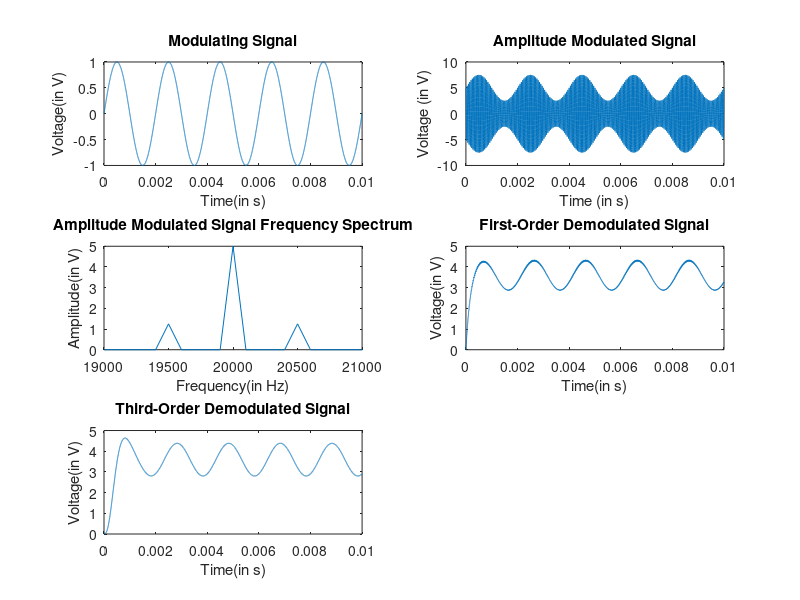

This chart was generated by the following MATLAB code: (Note: this script raises an error after producing the figure.)
%% Prelab:
close all
clear all

% Prelab Problem 2:
Fs = 1e6;
t = 0:1/Fs:0.01 - 1/Fs; % 5 seconds
f = 20E3; % 20 Khz

A_c = 5;

f_m = 5E2;
x = sin(2*pi*f_m*t);

f_c = 20E3;
y = A_c*(1+0.5*x).*cos(2*pi*f_c*t);

subplot(3, 2, 1);
plot(t, x);
title('Modulating Signal');
xlabel('Time(in s)');
ylabel('Voltage(in V)');

subplot(3, 2, 2);
plot(t, y);
title('Amplitude Modulated Signal');
xlabel('Time (in s)');
ylabel('Voltage (in V)');

% Frequency spectrum
N = length(y);
Y = fft(y);

spectrum = abs(Y/N);
spectrum_single = spectrum(1:N/2+1);
spectrum_single(1:end-1) = 2*spectrum_single(1:end-1);

F = Fs * (0:(N/2)) / N;
subplot(3, 2, 3);
plot(F, spectrum_single);
xlim([1.9E4, 2.1E4]);
title('Amplitude Modulated Signal Frequency Spectrum');
xlabel("Frequency(in Hz)")
ylabel("Amplitude(in V)")

frequencies = logspace(3, 5, 100); % 100 Hz to 100 KHz
Wn = 1000/(Fs/2); % Normalized cutoff frequency

[b1, a1] = butter(1, Wn); % Butterworth filter of first order
[b3, a3] = butter(3, Wn); % Butterworth filter of third order

% Rectify the signal

% We can use an envelope detector for this, the simplest analogue to a
% diode would be the absolute value of the signal, so that's what will be
% used

% (Ac + abs(Ac)) / 2;
% Or -0.5 for the diode effect
rectified = (A_c + abs(y)) / 2 - 0.5;
filtered = filter(b1, a1, rectified);

% figure;
subplot(3, 2, 4);
plot(t, filtered);
title('First-Order Demodulated Signal');
xlabel('Time(in s)');
ylabel('Voltage(in V)');

filtered3 = filter(b3, a3, rectified);
subplot(3, 2, 5);
plot(t, filtered3);
title('Third-Order Demodulated Signal');
xlabel('Time(in s)');
ylabel('Voltage(in V)');

% Bode plot for the filters
figure;
freqs(b1, a1);
title("First Order Butterworth Filter Bode Plot");

figure;
freqs(b3, a3);
title("Third Order Butterworth Filter Bode Plot");


% Lab copies

%% Part 1:

% First Hardcopy - 50% Modulation Index Amplitude
% Second Hardcopy - 50% Modulation Index Frequency
% Third Hardcopy - 70% Modulation Index Frequency
% Fourth Hardcopy - 70% Modulation Index Amplitude
% Fifth Hardcopy - 120% Modulation Index Amplitude
% Sixth Hardcopy - 120% Modulation Index Frequency
% Seventh Hardcopy - 70% Modulation Index Frequency and Amplitude of FFT
% Eighth Hardcopy - Circuit 1st order demodulation hardcopy - just a view
% Ninth Hardcopy - Circuit 3rd order demodulation hardcopy - amplitude
% Tenth Hardcopy - Circuit 3rd order demodulation hardcopy - FFT amplitude
% Eleventh Hardcopy - Circuit 3rd order demodulation hardcopy - 20kHz
% component

%% Evaluation: Part 2
close all
clc

w_c = 20E3 * 2 * pi;
w_m = 5E2 * 2 * pi;
c = 5*sin(w_c*t);
y = (1 + 0.70*cos(w_m * t)) .* c;

N = length(y);
Y = fft(y);

spectrum = abs(Y/N);
spectrum_single = spectrum(1:N/2+1);
spectrum_single(1:end-1) = 2*spectrum_single(1:end-1);

F = Fs * (0:(N/2)) / N;
plot(F, 20*log10(spectrum_single / sqrt(2)));
xlim([1.9E4, 2.1E4]);
title('Amplitude Modulated Signal Frequency Spectrum');
xlabel("Frequency(in Hz)")
ylabel("Amplitude(in V)")